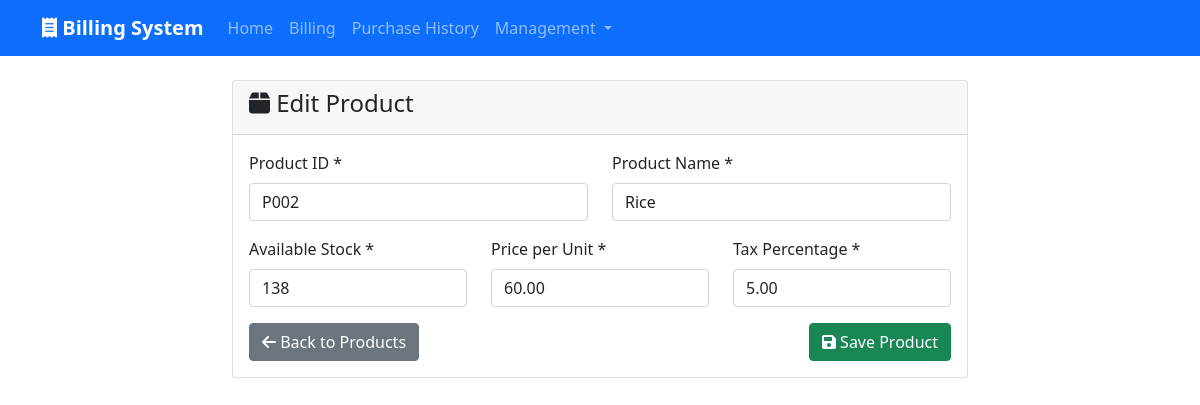
The app's page /products/2/edit/, older data.
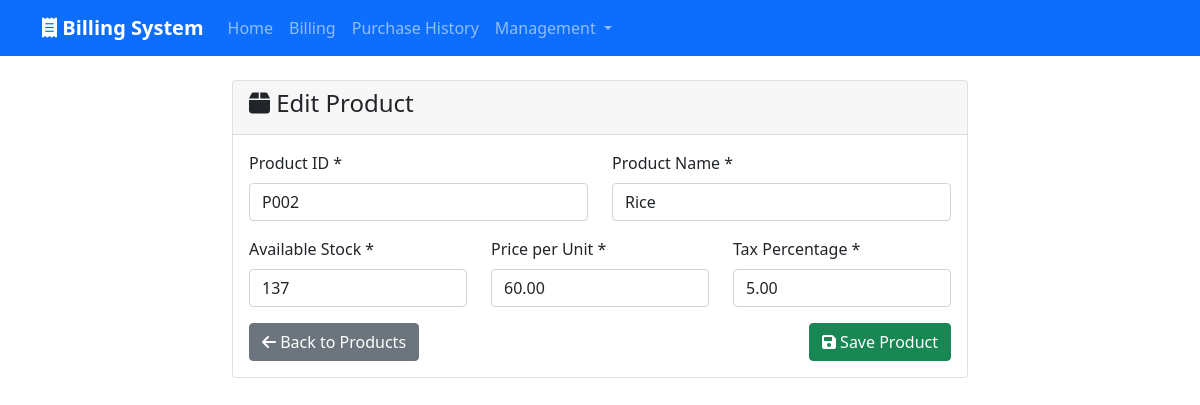
The same page, newer data.
### billing/models.py (models this page shows, shortened)
class Product(models.Model):
    product_id = models.CharField(max_length=50, unique=True)
    name = models.CharField(max_length=200)
    available_stock = models.PositiveIntegerField()
    price_per_unit = models.DecimalField(max_digits=10, decimal_places=2, validators=[MinValueValidator(Decimal('0.01'))])
    tax_percentage = models.DecimalField(max_digits=5, decimal_places=2, validators=[MinValueValidator(Decimal('0.00'))])
    created_at = models.DateTimeField(auto_now_add=True)
    updated_at = models.DateTimeField(auto_now=True)
    class Meta:
        ordering = ['name']

### billing/views.py (the view)
# urls.py: path('products/<int:pk>/edit/', views.product_edit, name='product_edit'),
def product_edit(request, pk):
    product = get_object_or_404(Product, pk=pk)
    if request.method == 'POST':
        form = ProductForm(request.POST, instance=product)
        if form.is_valid():
            form.save()
            messages.success(request, 'Product updated successfully!')
            return redirect('product_list')
    else:
        form = ProductForm(instance=product)
    return render(request, 'billing/product_form.html', {'form': form, 'title': 'Edit Product'})

### billing/forms.py
class ProductForm(forms.ModelForm):
    class Meta:
        model = Product
        fields = ['product_id', 'name', 'available_stock', 'price_per_unit', 'tax_percentage']
        widgets = {
            'product_id': forms.TextInput(attrs={'class': 'form-control'}),
            'name': forms.TextInput(attrs={'class': 'form-control'}),
            'available_stock': forms.NumberInput(attrs={'class': 'form-control', 'min': '0'}),
            'price_per_unit': forms.NumberInput(attrs={'class': 'form-control', 'step': '0.01', 'min': '0.01'}),
            'tax_percentage': forms.NumberInput(attrs={'class': 'form-control', 'step': '0.01', 'min': '0'}),
        }

### billing/templates/billing/product_form.html (shortened to what this page needs)
{% extends 'base.html' %}
{% block content %}
<div class="row">
    <div class="col-md-8 mx-auto">
        <div class="card">
            <div class="card-header">
                <h4><i class="fas fa-box"></i> {{ title }}</h4>
            </div>
            <div class="card-body">
                <form method="POST">
                    <div class="row">
                        <div class="col-md-6">
                            <div class="mb-3">
                                <label for="{{ form.product_id.id_for_label }}" class="form-label">Product ID *</label>
                                {{ form.product_id }}
                            </div>
                        </div>
                        <div class="col-md-6">
                            <div class="mb-3">
                                <label for="{{ form.name.id_for_label }}" class="form-label">Product Name *</label>
                                {{ form.name }}
                            </div>
                        </div>
                    </div>
                    <div class="row">
                        <div class="col-md-4">
                            <div class="mb-3">
                                <label for="{{ form.available_stock.id_for_label }}" class="form-label">Available Stock *</label>
                                {{ form.available_stock }}
                            </div>
                        </div>
                        <div class="col-md-4">
                            <div class="mb-3">
                                <label for="{{ form.price_per_unit.id_for_label }}" class="form-label">Price per Unit *</label>
                                {{ form.price_per_unit }}
                            </div>
                        </div>
                        <div class="col-md-4">
                            <div class="mb-3">
                                <label for="{{ form.tax_percentage.id_for_label }}" class="form-label">Tax Percentage *</label>
                                {{ form.tax_percentage }}
                            </div>
                        </div>
                    </div>
                    <div class="d-flex justify-content-between">
                        <a href="{% url 'product_list' %}" class="btn btn-secondary">
                            <i class="fas fa-arrow-left"></i> Back to Products
                        </a>
                        <button type="submit" class="btn btn-success">
                            <i class="fas fa-save"></i> Save Product
                        </button>
                    </div>
                </form>
            </div>
        </div>
    </div>
</div>
{% endblock %}

Row changes from the older to the newer data that the page shows:
changed Product "Rice": available_stock "138" → "137"
